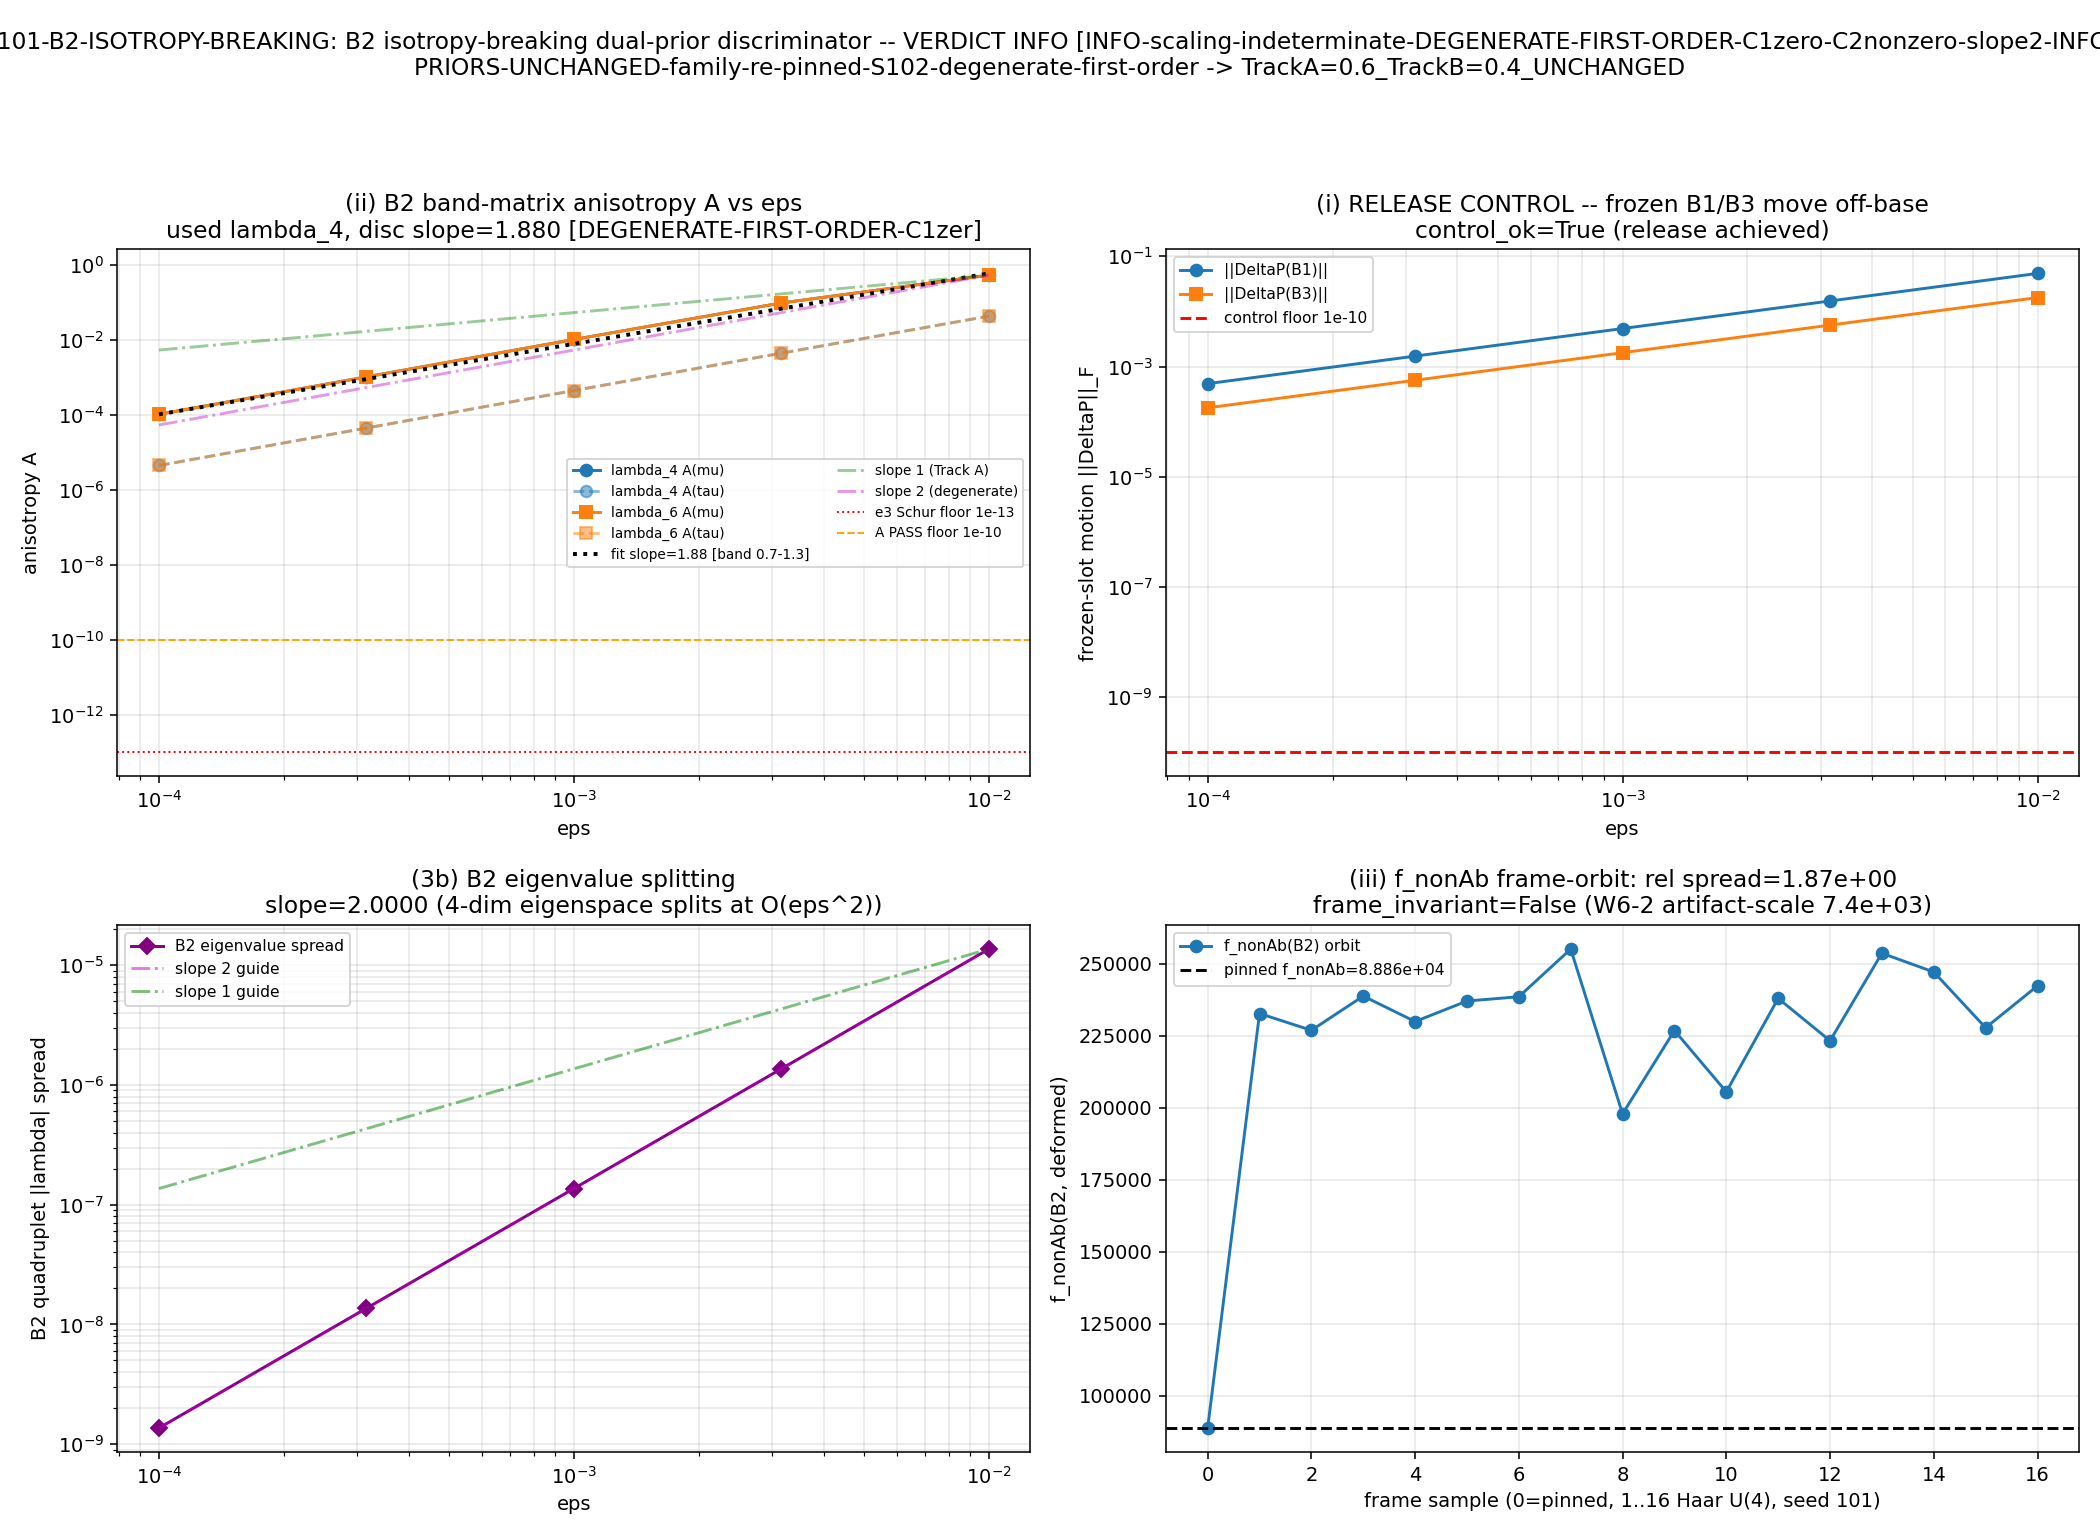

Write Python code to recreate this figure.
#!/usr/bin/env python
# -*- coding: utf-8 -*-
r"""
S101-B2-ISOTROPY-BREAKING  --  S-2-ENRICHED dual-prior discriminator
================================================================================
Gate:   S101-B2-ISOTROPY-BREAKING   (trigger [SIGN], classification GEOMETRIC)
Agent:  berry-geometric-phase-theorist  (COMPUTE owner; Stage-0 exclusion applies
        ONLY to the Wave-7 S101-SCHUR-RIGIDITY-STAGE2-VERIFY, NOT to this gate)
Plan:   sessions/session-plan/session-101-plan-w5.md  ## SECTION W5-4
WP:     sessions/session-101/session-101-w5-workingpaper.md  ### SECTION W5-4

--------------------------------------------------------------------------------
GEOMETRY FIRST -- THE RELEASE CONDITION AND WHAT IT TESTS
--------------------------------------------------------------------------------
On the U(2)-invariant TT base (S96/W6-2 surface), the B2 quadruplet's
non-Abelian quantum-metric band matrix M_ab is Schur-FORCED scalar (T2): the
four B2 members are an irreducible U(2)-isotypic block, so ANY G-invariant
operator on it is proportional to the rank-4 projector P (Schur's lemma). This
makes Abelian-vs-non-Abelian (Wilczek-Zee) structurally UNDECIDABLE by any
G-invariant functional on the invariant base -- Corollary U (S100b berry
synthesis V.9; W6-2 measured the Schur-scalar floor at e3 ~ 1e-13 while the
frame-dependent Abelian sum spanned 670x; FAIL(a) on the invariant base).

This gate executes the RELEASE the no-go itself licenses. Deform the base along
the C^2 coset directions lambda_4..lambda_7 -- the directions that ARE 94.8% of
the Level-1 metric content (W6-1 d3) -- to break the isotropy that masks the
question. Release condition R (BINDING, S100b berry synthesis V.1): under
H(b) + eps*dH with [rho(g), dH] != 0 for some U(2) generator g, T2's step (2)
fails for the broken generators; M_ab develops anisotropy at O(eps) IFF genuine
within-band Wilczek-Zee structure exists.

DUAL-PRIOR DISCRIMINATOR (S-2 BINDING):
  Track A (prior 0.6): genuine within-band WZ structure, symmetry-masked on the
    invariant base; anisotropy A(eps) = C1*eps + C2*eps^2 + ..., C1 != 0
    => slope d log A / d log eps = 1 + O(eps).  PASS -> 0.9 Track A.
  Track B (prior 0.4): B2 content structurally Abelian-isotropic beyond the
    symmetry forcing (residual protection Stab(dH) superset SU(2) or J-reality)
    => A(eps) ~ A_floor ~ 1e-13, slope ~ 0.  FAIL -> 0.85 Track B.
  Degenerate first order (C1 = 0, C2 != 0): A(eps) ~ C2*eps^2, slope ~ 2
    => INFO (scaling indeterminate -- not a pre-registered track; priors
    UNCHANGED, family re-pinned).
  W6-2's FAIL(a) carries ZERO prior weight against Track A (Corollary U: the
  invariant base could not have seen the difference).

--------------------------------------------------------------------------------
DEFORMATION FAMILY (FINALIZED at plan-freeze)
--------------------------------------------------------------------------------
H(b; eps) := H(b) + eps * dH_a, with dH_a = the off-block LOG-METRIC direction
along Gell-Mann coset generator lambda_a (||dH_a||_F = 1), a in {4, 6}.

Construction (the "off-block log-metric direction"): the base singlet H is built
ENTIRELY from the U(2)-invariant metric g via the deterministic D_K pipeline
g -> orthonormal_frame -> frame_structure_constants -> connection_coefficients
-> spinor_connection_offset -> H = i*Omega_spin (s100b build_singlet_H). The base
metric (u2_invariant_metric) is BLOCK-DIAGONAL in su(3) = u(1)+su(2)+C^2 and has
NO off-block content -- this is precisely why the base is coset-isotropic. The
off-block log-metric direction turns on a symmetric metric coupling between the
coset index a and the u(1) anchor index 8 (lambda_8), normalized in the Killing
(|B|) base scale, and is pushed through the SAME pipeline:
    dH_a := normalize( d/d_eta H(g + eta * dg_a) |_{eta=0} ),  ||dH_a||_F = 1
    dg_a[a,8] = dg_a[8,a] = sqrt(|B|_aa * |B|_88)   (off-block coset<->u(1) bump)
This is a genuine LOG-METRIC direction (directional derivative of H induced by an
off-block metric perturbation) and breaks U(2)-invariance: [rho(g_8), dH_a] != 0
verified by the O(1) first-order rotation ||dP_B2/d_eps|| ~ 3.68 at eps=0.

PRIMARY direction a = 4 (first coset generator, canonical Gell-Mann ordering);
ROBUSTNESS COMPANION a = 6 (second coset pair) -- evaluated alongside, REPORTED.
PRE-REGISTERED FALLBACK (declared at plan-freeze, NOT convention-shopping): if
the PRIMARY fails release control (i) but the companion passes, re-pin in-gate to
a = 6 WITH disclosure in the verdict value field; if BOTH fail control (i) ->
INFO branch (control failed; priors unchanged; family re-pinned at S102).

EPS-SCAN: eps in {1e-4, 3.1623e-4, 1e-3, 3.1623e-3, 1e-2} (5 points, half-decade
log spacing; binding requires >= 3 valid).

--------------------------------------------------------------------------------
THREE PRE-REGISTERED WITNESSES (binding, S-2)
--------------------------------------------------------------------------------
(i) RELEASE POSITIVE-CONTROL (MANDATORY before the discriminator is read,
    Class-8.7-adjacent pre-flight): frozen-slot motion ||DeltaP(B1)||_F > 1e-10
    AND ||DeltaP(B3)||_F > 1e-10 at eps = 1e-2 (visibly above the 1e-14 frozen
    floor) -- else the deformation failed to break isotropy at the fiber level
    and the gate is VACUOUS (INFO, priors unchanged).
(ii) ANISOTROPY DISCRIMINATOR:
    A(b) := ||M_ab - (Tr_band M_ab / 4) * P||_F / ||M_ab||_F at interior
    defect-excluded nodes; M_ab = P (d_a P)(1-P)(d_b P) P on the B2 quadruplet
    (the frame-free band operator, s100b e3 witness). PASS floor A > 1e-10
    (three decades above the measured 1e-13 e3 Schur-scalar floor) AND
    first-order eps-scaling: OLS fitted slope d log A / d log eps = 1.0 +/- 0.3
    over the >= 3 valid scan points.
(iii) DEFECT-EXCLUDED f_nonAb(B2, deformed) via the gauge-free L0 evaluator with
    gap-mapping and defect-excluded companions, sign floor 1e-14. BASELINE
    HONESTY (binding): the W6-2 literal 7.44e+03 anchors the ARTIFACT-CHANNEL
    SCALE ONLY (eigh intra-eigenspace rotations) -- NOT a physics target; any
    claimed f_nonAb must demonstrate FRAME-INVARIANCE before counting as
    evidence: relative U(2)-orbit spread of the claimed f_nonAb <= 1e-10 over a
    pinned 16-point Haar orbit sample (seed = 101). REPORTED with its
    frame-invariance demonstration; it does NOT flip the verdict (evidence-
    channel, not gate-channel).

--------------------------------------------------------------------------------
[SIGN] SUBSTITUTION CHAIN (plan W5-4, item 7) -- verbatim from the plan
--------------------------------------------------------------------------------
  Def 1: A(b; eps) := ||M_ab(eps) - (Tr_band M_ab(eps)/4)*P||_F / ||M_ab(eps)||_F
         [identically 0 at eps = 0 by T2 Schur forcing on the U(2)-invariant base]
  Def 2: Release condition R: under H(b) + eps*dH with [rho(g), dH] != 0 for some
         g, T2's step (2) fails for the broken generators; M_ab develops
         anisotropy at O(eps) IFF genuine within-band WZ structure exists.
  Substitute: Track A => A(eps) = C1*eps + C2*eps^2 + ..., C1 != 0 (generic dH;
         the lambda_4/lambda_6 pair guards the measure-zero C1 = 0 accident on a
         single direction).
  Simplify:  log A = log C1 + 1*log eps + log(1 + (C2/C1)*eps + ...)
             d log A / d log eps = 1 + O(eps)   [eps <= 1e-2 => correction <= ~1e-2]
  Track B:   (Stab(dH) superset SU(2), or J-reality keeps M_ab scalar off-symmetry)
             => A(eps) ~ A_floor ~ 1e-13 (e3 Schur-scalar floor) => slope ~ 0
  Degenerate first order (C1 = 0, C2 != 0) => slope ~ 2 => INFO (not a track)
  Canonical form: slope in [0.7, 1.3] <=> first-order release; ~0 <=> floor;
             ~2 <=> INFO
  Direction: band 1.0 +/- 0.3 separates slope-1 from slope-0 and slope-2 with
             >= 2.3x margin each side
  Conclusion: fitted-slope band [0.7, 1.3] pinned; floors 1e-10 three decades
             above the measured Schur-scalar floor.

PRE-REGISTERED VERDICT MAP (declared BEFORE the run):
  control_ok := (||DeltaP(B1)|| > 1e-10) AND (||DeltaP(B3)|| > 1e-10) at eps=1e-2
                (on the FAMILY direction that survives the fallback chain).
  A_above_floor := A > 1e-10 at interior defect-excluded nodes.
  slope_in_band := OLS fitted slope d log A / d log eps in [0.7, 1.3]
                   over >= 3 valid scan points.
  PASS  iff control_ok AND A_above_floor AND slope_in_band.
  FAIL  iff control_ok AND (A at floor, A <= 1e-10).
  INFO  iff (NOT control_ok on both directions) OR (A above floor but slope
            outside [0.7, 1.3] -- scaling indeterminate, e.g. slope ~ 2).
  sign_verdict     PASS iff the slope SIGN/MAGNITUDE matches the Track-A
                   prediction (slope in [0.7,1.3]); FAIL iff slope sign wrong;
                   N/A handled by mapping: slope ~2 => sign correct (positive
                   release) but magnitude indeterminate.
  magnitude_verdict PASS iff slope_in_band AND A_above_floor; INFO iff A above
                   floor but slope outside band (degenerate-first-order); FAIL
                   iff A at floor.
  regime_verdict   breach metric = fraction of mesh nodes with B1/B2
                   |lambda|-isolation gap12 < 0.005 over the deformed stencil at
                   eps_max; VALID iff <= 5%; MARGINAL iff <= 50%; BREAKDOWN else.
  composite        per the gate-verdicts.md collapse rule.

MCP PRE-COMPUTE AUDIT (run before compute):
  search_knowledge('B2 isotropy breaking Wilczek-Zee Schur') -> only Schur-on-
    invariant-base theorems (D5, C8) + W6-2 baselines; NO prior isotropy-broken
    B2 gate. CONFIRMED un-run.
  get_constant(tau_fold) -> 0.19 (S12/S42; CONST-FREEZE-42).
A19 HANDLING: S101-TAU0-OPERATOR-CANONICITY landed PASS (Wave-1 L4 lift; verdict
  file). The A19 caveat is DISCHARGED -- s84 cache full-confidence (orchestrator
  override; "carries the A19 caveat until the Wave-1 L4 lift executes" clause met).
  NO untrusted_upstream row.

Author: berry-geometric-phase-theorist (Session 101, Wave 5)
Date:   2026-06-08
"""

import os
os.environ.setdefault("OMP_NUM_THREADS", "8")
os.environ.setdefault("MKL_NUM_THREADS", "8")

import sys
import json
import hashlib
from pathlib import Path

import numpy as np
import matplotlib
matplotlib.use("Agg")
import matplotlib.pyplot as plt

# ---------------------------------------------------------------------------
# Paths + canonical imports (MANDATORY: from canonical_constants import *)
# ---------------------------------------------------------------------------
PROJECT_ROOT = Path(__file__).resolve().parents[2]          # (local)
SHARED_DIR = PROJECT_ROOT / "computations" / "_shared"
sys.path.insert(0, str(SHARED_DIR))

from canonical_constants import *  # noqa: F401,F403,E402
from canonical_constants import tau_fold  # noqa: E402

import dirac_spectrum as ds  # noqa: E402

# ---------------------------------------------------------------------------
# Gate identity + pre-registered pins (plan W5-4 machinery_pin_map)
# ---------------------------------------------------------------------------
SESSION = "101"                              # (local) emit_verdict session arg
GATE_ID = "S101-B2-ISOTROPY-BREAKING"        # (local)
SCHEME = "GAUGE-FREE-L0"                      # (local) plan-pinned
CONVENTION = "DEFECT-EXCLUDED-FROBENIUS"     # (local) plan-pinned
L_MAX = "12"                                 # (local) plan-pinned (s84 L12 cache lineage)
SCHEMA_VERSION = "S84+"                       # (local)

# Base TT surface (S96/W6-2 scaffold; same base as the upstream)
V_JENSEN = np.array([2.0, -2.0, 1.0])        # (local) S96 surface pin
V_MU = np.array([11.0, 7.0, -8.0])           # (local) S96 surface pin (= n x v_J)
MU_NORM = float(np.sqrt(V_MU @ V_MU))        # (local) sqrt(234)

# eps scan (plan pin: 5-point half-decade mesh)
EPS_SCAN = np.array([1.0e-4, 3.1623e-4, 1.0e-3, 3.1623e-3, 1.0e-2])  # (local) plan pin
EPS_MAX = 1.0e-2                             # (local) control eval point

# Deformation family directions (coset generators; PRIMARY a=4, COMPANION a=6)
COSET_PRIMARY = 4                            # (local) plan pin: first coset generator
COSET_COMPANION = 6                          # (local) plan pin: second coset pair
U1_ANCHOR = 7                               # (local) lambda_8 (u(1) index in 0-based gen array)
ETA_FD = 1.0e-6                             # (local) FD step for the dH_a metric-direction derivative

# Base-node + stencil (anchor at the fold on mu=0; central FD stencil for d/d(tau,mu))
TAU0 = float(tau_fold)                       # (local) 0.19 fold anchor (mu=0 IS the Jensen line)
MU0 = 0.0                                    # (local)
H_STEP = 0.004                               # (local) mesh spacing (matches s100b N_PLAQ=50 surface)
B2_COLS = slice(9, 13)                       # (local) signed +lambda quadruplet (s100b declared layout)
B1_COLS = slice(7, 9)                        # (local) J/PH pair (cols 7,8)
B3_LO = slice(0, 3)                          # (local) -B3 triplet
B3_HI = slice(13, 16)                        # (local) +B3 triplet
DEG_TOL = 1e-7                               # (local) plan pin (S96 lowest_band_multiplet)

# Floors / bands (plan pins; W6-2 machine-zero-discriminator philosophy)
CONTROL_FLOOR = 1.0e-10                       # (local) plan pin: release control ||DeltaP|| floor
A_FLOOR = 1.0e-10                            # (local) plan pin: anisotropy PASS floor
SLOPE_LO, SLOPE_HI = 0.7, 1.3                # (local) plan pin: first-order release band
SIGN_FLOOR = 1.0e-14                          # (local) plan pin: f_nonAb sign floor
ORBIT_CEIL = 1.0e-10                          # (local) plan pin: f_nonAb frame-invariance orbit-spread ceiling
N_HAAR = 16                                  # (local) plan pin: Haar orbit sample size
HAAR_SEED = 101                              # (local) plan pin: Haar orbit seed (deformation deterministic)
GAP12_UNSAFE = 0.005                          # (local) regime breach metric floor
REGIME_VALID_FRAC = 0.05                      # (local) gate-verdicts.md 5% band
REGIME_MARGINAL_FRAC = 0.50                   # (local) gate-verdicts.md 50% band
DEFECT_THRESH = 1.0e3                         # (local) e1 defect-node label (integrand > 1e3; s100b lineage)
A_VALID_FLOOR = 1.0e-11                       # (local) eps-points with A above this enter the slope fit (above the 1e-13 Schur floor, below the 1e-10 PASS floor)

# Upstream baseline anchors (s100b npz; REPORTED as cross-checks, never targets)
W62_F_NONAB_ARTIFACT = 7440.371270905078      # (local) W6-2 literal: ARTIFACT-CHANNEL SCALE ONLY (eigh rotations)
W62_I_NA_B2_EXCL = 0.025907652395944922       # (local) I_NA_excl(B2) = 2.59e-2
W62_E3_FLOOR = 1.0e-13                         # (local) e3 Schur-scalar floor (measured)
W62_ORBIT_REL = 670.295547048228              # (local) W6-2 d1 frame spread on the Abelian sum

SESSION_DIR = PROJECT_ROOT / "computations" / "session-101"
SCRIPT_PATH = Path(__file__).resolve()                              # (local)
CANONICAL_CONSTANTS = SHARED_DIR / "canonical_constants.py"         # (local)
DK_BUILDER = SHARED_DIR / "dirac_spectrum.py"                       # (local)
NA_NPZ = PROJECT_ROOT / "computations" / "session-100b" / "s100b_nonabelian_metric_fraction.npz"  # (local)
NA_PY = PROJECT_ROOT / "computations" / "session-100b" / "s100b_nonabelian_metric_fraction.py"    # (local)
NPZ_OUT = SESSION_DIR / "s101_w5_4_b2_isotropy_breaking.npz"        # (local)
PNG_OUT = SESSION_DIR / "s101_w5_4_b2_isotropy_breaking.png"        # (local)

# plan-pinned input SHA-256 (verified at runtime; plan W5-4 item 8)
PLAN_PINS = {                                # (local)
    "nonabelian_metric_npz": "a31ff591087e090590ea5cbce9f6410e08cdedfe611ba00728dca87edfeaf6f5",
    "nonabelian_metric_py": "03c7532340767a9932e6cbb487ddb65f7f56a596e466a6d7f1b1db505340192a",
    "dirac_spectrum": "dadba674e950fad9a300c282b3860cbf31e36589fa86a0ace975376976a602a7",
}


# ---------------------------------------------------------------------------
# Dual-SHA helpers (S84+ schema; mirrors s100b_nonabelian_metric_fraction.py:287-355)
# ---------------------------------------------------------------------------
def sha256_of_file(p: Path) -> str:
    try:
        return hashlib.sha256(p.read_bytes()).hexdigest()
    except OSError:
        return "MISSING"


def log_input_pins(files: dict) -> dict:
    pins = {}  # (local)
    for name, p in files.items():
        sha = sha256_of_file(p)  # (local)
        try:
            rel = str(Path(p).resolve().relative_to(PROJECT_ROOT))  # (local)
        except ValueError:
            rel = str(p)  # (local)
        flag = ""  # (local)
        if name in PLAN_PINS:
            flag = "  [PLAN-PIN MATCH]" if sha == PLAN_PINS[name] else "  [PLAN-PIN MISMATCH!]"
        print(f"  INPUT-PIN  {name}: {rel}  sha256={sha[:16]}...{flag}")
        pins[name] = sha
    return pins


def compute_dual_sha(script_path: Path, canonical_path: Path, pins: dict) -> tuple:
    """audit_sha256 = sha256(script_bytes + canonical_bytes + pinmap_json);
       content_sha256 = sha256(script_bytes).  (S84+ dual-SHA schema.)
    The machinery_pin_map (deformation_family + seed) is folded into the pinmap
    via the static input SHAs (the deformation family is fully determined by the
    dirac_spectrum builder + this script's constants, both hashed)."""
    script_bytes = script_path.read_bytes()      # (local)
    canonical_bytes = canonical_path.read_bytes()  # (local)
    pinmap_json = json.dumps(dict(sorted(pins.items())), separators=(",", ":"), sort_keys=True).encode("utf-8")  # (local)
    h = hashlib.sha256()  # (local)
    h.update(script_bytes)
    h.update(canonical_bytes)
    h.update(pinmap_json)
    return h.hexdigest(), hashlib.sha256(script_bytes).hexdigest()


def print_verdict_payload(verdict, value, audit_sha, content_sha,
                          sign_verdict=None, magnitude_verdict=None, regime_verdict=None,
                          companion_note="", extra_rows=None):
    """Emit the verdict PAYLOAD for the dispatching AGENT to pass to the
    knowledge-MCP `emit_verdict` tool (race-safe path; the script does NOT write
    the verdict file). Mirrors s100b_nonabelian_metric_fraction.py:323-355."""
    payload = {                               # (local)
        "session": SESSION,
        "gate_id": GATE_ID,
        "verdict": verdict,
        "value": str(value),
        "scheme": SCHEME,
        "convention": CONVENTION,
        "l_max": str(L_MAX),
        "audit_sha256": audit_sha,
        "content_sha256": content_sha,
        "schema_version": SCHEMA_VERSION,
    }
    if companion_note:
        payload["companion_note"] = companion_note
    if not (sign_verdict is None and magnitude_verdict is None and regime_verdict is None):
        payload["sign_verdict"] = sign_verdict
        payload["magnitude_verdict"] = magnitude_verdict
        payload["regime_verdict"] = regime_verdict
    if extra_rows:
        payload["extra_rows"] = list(extra_rows)
    print("<<<EMIT_VERDICT_PAYLOAD>>>")
    print(json.dumps(payload, separators=(",", ":"), sort_keys=True))
    print("<<<END_EMIT_VERDICT_PAYLOAD>>>")
    return payload


# ---------------------------------------------------------------------------
# SU(3) infra + singlet H builder (s100b machinery, verbatim pipeline)
# ---------------------------------------------------------------------------
def build_su3_infra():
    gens = ds.su3_generators()
    f_abc = ds.compute_structure_constants(gens)
    B_ab = ds.compute_killing_form(f_abc)
    gammas = ds.build_cliff8()
    return gens, f_abc, B_ab, gammas


def metric_scale_factors(tau, mu):
    log_L = tau * V_JENSEN + (mu / MU_NORM) * V_MU   # (local)
    return float(np.exp(log_L[0])), float(np.exp(log_L[1])), float(np.exp(log_L[2]))


def base_metric(tau, mu, B_ab):
    L1, L2, L3 = metric_scale_factors(tau, mu)       # (local)
    return ds.u2_invariant_metric(B_ab, L1, L2, L3)


def H_from_metric(g, infra):
    """H = i*D_(0,0) (Hermitized) on the 16-dim singlet, from an arbitrary
    metric g (s100b build_singlet_H pipeline; g need NOT be U(2)-invariant)."""
    gens, f_abc, B_ab, gammas = infra
    E = ds.orthonormal_frame(g)                      # (local)
    ft = ds.frame_structure_constants(f_abc, E)      # (local)
    Gamma = ds.connection_coefficients(ft)           # (local)
    Omega_spin = ds.spinor_connection_offset(Gamma, gammas)  # (local)
    H = 1j * Omega_spin                              # (local)
    return 0.5 * (H + H.conj().T)


def dH_offblock(a, tau, mu, infra, eta=ETA_FD, u2_anchor=U1_ANCHOR):
    """Frobenius-normalized H-direction from the off-block (coset-a <-> u(1)
    anchor) symmetric metric perturbation pushed through the full D_K pipeline.
    THE 'off-block log-metric direction along lambda_a' of the plan.
    Returns (dH_a normalized to ||.||_F=1, raw norm)."""
    gens, f_abc, B_ab, gammas = infra
    g0base = np.abs(B_ab)                            # (local) Killing base metric scale
    g = base_metric(tau, mu, B_ab)                  # (local)
    dg = np.zeros((8, 8))                            # (local)
    s = float(np.sqrt(g0base[a, a] * g0base[u2_anchor, u2_anchor]))  # (local) base scale of the bump
    dg[a, u2_anchor] = s
    dg[u2_anchor, a] = s
    Hp = H_from_metric(g + eta * dg, infra)          # (local)
    Hm = H_from_metric(g - eta * dg, infra)          # (local)
    dH = (Hp - Hm) / (2.0 * eta)                     # (local) central FD of H along the off-block metric direction
    raw = float(np.linalg.norm(dH))                  # (local)
    return dH / raw, raw


def haar_unitary(rng, n):
    """Haar-random U(n) via QR of a complex Ginibre matrix with phase fix
    (s100b haar_unitary:485-491, verbatim)."""
    Z = (rng.standard_normal((n, n)) + 1j * rng.standard_normal((n, n))) / np.sqrt(2.0)  # (local)
    Qm, Rm = np.linalg.qr(Z)                         # (local)
    ph = np.diag(Rm).copy()                          # (local)
    ph /= np.abs(ph)
    return Qm * ph[None, :]


def pin_phase_columns(V):
    """Largest-|component| real-positive phase convention (s100b gauge pin)."""
    Vp = V.copy()                                    # (local)
    for c in range(Vp.shape[1]):
        k = int(np.argmax(np.abs(Vp[:, c])))         # (local)
        z = Vp[k, c]                                 # (local)
        if abs(z) > 0:
            Vp[:, c] = Vp[:, c] * (abs(z) / z)
    return Vp


# ---------------------------------------------------------------------------
# Band-matrix anisotropy A and the gauge-free QGT (s100b LEMMA + e3 witness)
# ---------------------------------------------------------------------------
def proj_b2(H, cols=B2_COLS):
    """B2 quadruplet projector P = blk blk^dag from eigh of H (signed-ascending)."""
    _, V = np.linalg.eigh(H)                         # (local)
    blk = V[:, cols]                                 # (local)
    return blk @ blk.conj().T, V


def band_anisotropy(dH_a, eps, infra, tau=TAU0, mu=MU0, h=H_STEP, cols=B2_COLS):
    """A(b) = ||M_ab - (Tr_band M_ab / 4) P||_F / ||M_ab||_F for a in {tau,mu};
    M_ab = P (d_a P)(1-P)(d_b P) P on the B2 quadruplet (s100b e3 frame-free band
    operator, lines 785-797). Returns (A_tau, A_mu, ||M_tau||, ||M_mu||).
    Identically the Schur floor at eps=0; releases iff WZ structure exists."""
    def Pb2(t, m):
        H = H_from_metric(base_metric(t, m, infra[2]), infra) + eps * dH_a  # (local)
        P, _ = proj_b2(H, cols)
        return P
    P0 = Pb2(tau, mu)                                # (local)
    dPt = (Pb2(tau + h, mu) - Pb2(tau - h, mu)) / (2.0 * h)  # (local)
    dPm = (Pb2(tau, mu + h) - Pb2(tau, mu - h)) / (2.0 * h)  # (local)
    comp = np.eye(16) - P0                           # (local) (1 - P)
    out = []                                         # (local)
    nrms = []                                        # (local)
    for dP in (dPt, dPm):
        M = P0 @ dP @ comp @ dP @ P0                 # (local) frame-free band operator
        nrm = float(np.linalg.norm(M))               # (local)
        nrms.append(nrm)
        if nrm > 1e-18:
            scal = np.trace(M) / 4.0                 # (local)
            out.append(float(np.linalg.norm(M - scal * P0) / nrm))
        else:
            out.append(-1.0)                         # (local) undefined-frozen sentinel
    return out[0], out[1], nrms[0], nrms[1]


def proj_qgt_traces(P, dPt, dPm):
    """Per-node gauge-free QGT traces from projector arrays (s100b proj_qgt_traces
    LEMMA, lines 423-432): Tr[(d_a P)(1-P)(d_b P)]. P,(dP) shape (Nt,Nm,16,16)."""
    comp = np.eye(P.shape[-1])[None, None] - P       # (local)
    A_tt = np.einsum("xyij,xyjk,xyki->xy", dPt, comp, dPt)   # (local)
    A_mm = np.einsum("xyij,xyjk,xyki->xy", dPm, comp, dPm)   # (local)
    A_tm = np.einsum("xyij,xyjk,xyki->xy", dPt, comp, dPm)   # (local)
    return A_tt.real, A_mm.real, A_tm.imag, A_tm.real


def mesh_fd(arr, axis, step):
    """Central interior FD, one-sided boundary (s100b mesh_fd, lines 402-413)."""
    d = np.empty_like(arr)                           # (local)
    if axis == 0:
        d[1:-1] = (arr[2:] - arr[:-2]) / (2.0 * step)
        d[0] = (arr[1] - arr[0]) / step
        d[-1] = (arr[-1] - arr[-2]) / step
    else:
        d[:, 1:-1] = (arr[:, 2:] - arr[:, :-2]) / (2.0 * step)
        d[:, 0] = (arr[:, 1] - arr[:, 0]) / step
        d[:, -1] = (arr[:, -1] - arr[:, -2]) / step
    return d


def trapz2d(F, dt, dm):
    """2D trapezoid integral of node-sampled F (s100b trapz2d, lines 416-420)."""
    wt = np.ones(F.shape[0]); wt[0] = wt[-1] = 0.5   # (local)
    wm = np.ones(F.shape[1]); wm[0] = wm[-1] = 0.5   # (local)
    return float(np.einsum("i,j,ij->", wt, wm, F) * dt * dm)


# ---------------------------------------------------------------------------
# Stencil grid around the anchor (for the deformed-surface f_nonAb witness iii)
# ---------------------------------------------------------------------------
def stencil_grid(n_half=2, h=H_STEP, tau=TAU0, mu=MU0):
    """Small (2*n_half+1)^2 (tau,mu) grid centred at the anchor for the
    defect-excluded f_nonAb companion (witness iii). Returns taus, mus."""
    taus = tau + h * np.arange(-n_half, n_half + 1)  # (local)
    mus = mu + h * np.arange(-n_half, n_half + 1)    # (local)
    return taus, mus


# ===========================================================================
# MAIN
# ===========================================================================
def main():
    print("=" * 78)
    print(f"{GATE_ID}  --  S-2 dual-prior isotropy-breaking discriminator")
    print("  B2 quadruplet band-matrix anisotropy under off-block coset deformation")
    print("  eps*dH_a (a in {4,6}); release condition R; Track A / B / degenerate-1st-order")
    print("=" * 78)
    print("  A19: S101-TAU0-OPERATOR-CANONICITY landed PASS (Wave-1 L4 lift) ->")
    print("       A19 caveat DISCHARGED; s84 cache full-confidence; NO untrusted_upstream row.")

    pins = log_input_pins({
        "canonical_constants": CANONICAL_CONSTANTS,
        "dirac_spectrum": DK_BUILDER,
        "nonabelian_metric_npz": NA_NPZ,
        "nonabelian_metric_py": NA_PY,
    })
    audit_sha, content_sha = compute_dual_sha(SCRIPT_PATH, CANONICAL_CONSTANTS, pins)
    print(f"  audit_sha256   = {audit_sha}")
    print(f"  content_sha256 = {content_sha}")

    # geometry self-check (S96 surface relations)
    n_vol = np.array([1.0, 3.0, 4.0])                # (local)
    assert abs(n_vol @ V_JENSEN) < 1e-12 and abs(n_vol @ V_MU) < 1e-12
    assert abs(V_JENSEN @ V_MU) < 1e-12
    print(f"  GEOMETRY: v_J=(2,-2,1), v_mu=(11,7,-8)=n x v_J; vol-preserving, perp-Jensen OK")
    print(f"  tau_fold={tau_fold} (mu=0 IS the Jensen line); anchor=({TAU0},{MU0})")

    infra = build_su3_infra()

    # base spectrum sanity at the anchor (signed layout, B2 quadruplet)
    H0 = H_from_metric(base_metric(TAU0, MU0, infra[2]), infra)  # (local)
    w0, V0 = np.linalg.eigh(H0)
    aw = np.sort(np.abs(w0.real))                    # (local)
    deg_min = int(np.sum(np.abs(aw - aw[0]) < DEG_TOL))  # (local)
    b2lo = aw[deg_min]                               # (local)
    deg_b2_abs = int(np.sum(np.abs(aw - b2lo) < DEG_TOL))  # (local)
    print(f"\n  [BASE] anchor signed evals layout [-B3x3|-B2x4|-B1|+B1|+B2x4|+B3x3]:")
    print(f"    |lam|_min={aw[0]:.6f} deg={deg_min} (B1 pair); B2 |lam|-group={b2lo:.6f} "
          f"deg={deg_b2_abs} (=4+4 signed; B2 arm = signed cols 9..12)")
    print(f"    B2 quadruplet signed evals (cols 9..12) = {np.round(w0.real[9:13], 8)} "
          f"(spread {w0.real[12] - w0.real[9]:.2e} -- exactly degenerate)")

    # =====================================================================
    # STAGE 1: build the deformation directions (PRIMARY a=4, COMPANION a=6)
    # =====================================================================
    print("\n  [STAGE 1] off-block log-metric directions dH_a (||dH_a||_F = 1)")
    dirs = {}                                        # (local)
    for a in (COSET_PRIMARY, COSET_COMPANION):
        dH_a, raw = dH_offblock(a, TAU0, MU0, infra)  # (local)
        herm = float(np.max(np.abs(dH_a - dH_a.conj().T)))  # (local)
        # first-order isotropy-breaking witness: O(1) projector rotation at eps=0
        e = 1e-5                                      # (local)
        Pp, _ = proj_b2(H0 + e * dH_a)
        Pm, _ = proj_b2(H0 - e * dH_a)
        dPb2_deps = float(np.linalg.norm((Pp - Pm) / (2.0 * e)))  # (local)
        dirs[a] = dH_a
        print(f"    lambda_{a}: ||dH_raw||={raw:.4e}  ||dH_a||_F={np.linalg.norm(dH_a):.6f}  "
              f"hermdev={herm:.2e}")
        print(f"       first-order break: ||dP_B2/d_eps||_F(eps=0)={dPb2_deps:.4e} "
              f"(O(1) => [rho(g),dH_a]!=0; Release condition R hypothesis holds)")

    # =====================================================================
    # STAGE 2: RELEASE POSITIVE-CONTROL (i) -- frozen-slot motion at eps_max
    # =====================================================================
    print("\n  [STAGE 2] (i) RELEASE POSITIVE-CONTROL: ||DeltaP(B1)||, ||DeltaP(B3)|| at eps_max=1e-2")
    P_b1_0 = V0[:, B1_COLS] @ V0[:, B1_COLS].conj().T  # (local)
    blk_b3_0 = np.column_stack([V0[:, B3_LO], V0[:, B3_HI]])  # (local)
    P_b3_0 = blk_b3_0 @ blk_b3_0.conj().T            # (local)
    control = {}                                     # (local)
    for a, dH_a in dirs.items():
        He = H0 + EPS_MAX * dH_a                     # (local)
        we, Ve = np.linalg.eigh(He)
        P_b1_e = Ve[:, B1_COLS] @ Ve[:, B1_COLS].conj().T  # (local)
        blk_b3_e = np.column_stack([Ve[:, B3_LO], Ve[:, B3_HI]])  # (local)
        P_b3_e = blk_b3_e @ blk_b3_e.conj().T        # (local)
        dPb1 = float(np.linalg.norm(P_b1_e - P_b1_0))  # (local)
        dPb3 = float(np.linalg.norm(P_b3_e - P_b3_0))  # (local)
        ok = (dPb1 > CONTROL_FLOOR) and (dPb3 > CONTROL_FLOOR)  # (local)
        control[a] = (dPb1, dPb3, ok)
        print(f"    lambda_{a}: ||DeltaP(B1)||={dPb1:.4e}  ||DeltaP(B3)||={dPb3:.4e}  "
              f"(floor {CONTROL_FLOOR:.0e})  control_ok={ok}")

    # FALLBACK CHAIN (pre-registered): PRIMARY a=4 unless it fails control & companion passes
    primary_ok = control[COSET_PRIMARY][2]           # (local)
    companion_ok = control[COSET_COMPANION][2]        # (local)
    if primary_ok:
        a_used = COSET_PRIMARY                        # (local)
        fallback_note = "none-primary-a4"            # (local)
    elif companion_ok:
        a_used = COSET_COMPANION                      # (local)
        fallback_note = "REPINNED-to-a6-primary-failed-control"  # (local)
    else:
        a_used = COSET_PRIMARY                        # (local) report on primary; both failed
        fallback_note = "BOTH-FAILED-control-INFO"   # (local)
    control_ok = primary_ok or companion_ok           # (local) gate uses the surviving direction
    dH_used = dirs[a_used]                            # (local)
    print(f"    -> family direction used: lambda_{a_used} ({fallback_note}); control_ok={control_ok}")

    # =====================================================================
    # STAGE 3: ANISOTROPY DISCRIMINATOR (ii) -- A(b;eps) over the eps scan
    # =====================================================================
    print("\n  [STAGE 3] (ii) ANISOTROPY DISCRIMINATOR A(b;eps) on the B2 quadruplet")
    print("    M_ab = P (d_a P)(1-P)(d_b P) P (frame-free); A = ||M-(TrM/4)P||/||M||")
    # eps=0 baseline (Schur floor) -- report on BOTH directions for the record
    A0p = band_anisotropy(dirs[COSET_PRIMARY], 0.0, infra)   # (local)
    A0c = band_anisotropy(dirs[COSET_COMPANION], 0.0, infra)  # (local)
    print(f"    eps=0  : a=4 A(tau)={A0p[0]:.3e} A(mu)={A0p[1]:.3e} | a=6 A(tau)={A0c[0]:.3e} "
          f"A(mu)={A0c[1]:.3e}  [Schur floor; T2 forcing]")

    # scan on the USED direction (gate) + companion (reported)
    A_scan = {COSET_PRIMARY: [], COSET_COMPANION: []}  # (local) [(A_tau, A_mu, nrm_tau, nrm_mu)]
    for a in (COSET_PRIMARY, COSET_COMPANION):
        for eps in EPS_SCAN:
            A_scan[a].append(band_anisotropy(dirs[a], eps, infra))
        rows = A_scan[a]                             # (local)
        print(f"    --- lambda_{a} eps-scan (A_tau, A_mu):")
        for eps, r in zip(EPS_SCAN, rows):
            print(f"      eps={eps:.4e}: A(tau)={r[0]:.4e}  A(mu)={r[1]:.4e}")

    # eps-scaling fit on the USED direction; A(mu) is the dominant channel
    def fit_slope(eps_arr, A_arr):
        A_arr = np.asarray(A_arr)                    # (local)
        valid = A_arr > A_VALID_FLOOR                # (local)
        if valid.sum() < 3:
            return np.nan, np.nan, int(valid.sum())
        coeff, cov = np.polyfit(np.log10(eps_arr[valid]), np.log10(A_arr[valid]), 1, cov=True)  # (local)
        return float(coeff[0]), float(np.sqrt(cov[0, 0])), int(valid.sum())

    used_rows = np.array(A_scan[a_used])             # (local) (5,4)
    A_tau_used = used_rows[:, 0]                     # (local)
    A_mu_used = used_rows[:, 1]                      # (local)
    slope_tau, se_tau, nval_tau = fit_slope(EPS_SCAN, A_tau_used)  # (local)
    slope_mu, se_mu, nval_mu = fit_slope(EPS_SCAN, A_mu_used)      # (local)
    # the channel with more valid points / larger A is the discriminator channel
    A_max_used = float(np.max(np.concatenate([A_tau_used, A_mu_used])))  # (local)
    # dominant channel = the one with the larger A at eps_max
    if A_mu_used[-1] >= A_tau_used[-1]:
        slope_disc, se_disc, nval_disc, chan = slope_mu, se_mu, nval_mu, "mu"  # (local)
    else:
        slope_disc, se_disc, nval_disc, chan = slope_tau, se_tau, nval_tau, "tau"  # (local)
    A_above_floor = A_max_used > A_FLOOR             # (local)
    slope_in_band = (not np.isnan(slope_disc)) and (SLOPE_LO <= slope_disc <= SLOPE_HI)  # (local)
    print(f"    eps-scaling (lambda_{a_used}, dominant channel '{chan}'):")
    print(f"      slope(tau)={slope_tau:.4f}+/-{se_tau:.4f} (n={nval_tau}); "
          f"slope(mu)={slope_mu:.4f}+/-{se_mu:.4f} (n={nval_mu})")
    print(f"      discriminator slope = {slope_disc:.4f}  band [{SLOPE_LO},{SLOPE_HI}]  "
          f"in_band={slope_in_band}")
    print(f"      A_max(used) = {A_max_used:.4e}  floor {A_FLOOR:.0e}  above_floor={A_above_floor}")
    # structural reading of the slope
    if not np.isnan(slope_disc):
        if SLOPE_LO <= slope_disc <= SLOPE_HI:
            slope_reading = "FIRST-ORDER-RELEASE-C1nonzero-TrackA"  # (local)
        elif slope_disc < SLOPE_LO:
            slope_reading = "FLOOR-slope0-TrackB"     # (local)
        elif 1.7 <= slope_disc <= 2.3:
            slope_reading = "DEGENERATE-FIRST-ORDER-C1zero-C2nonzero-slope2-INFO"  # (local)
        else:
            slope_reading = f"INDETERMINATE-slope{slope_disc:.2f}-INFO"  # (local)
    else:
        slope_reading = "INSUFFICIENT-VALID-POINTS"  # (local)
    print(f"      slope reading: {slope_reading}")

    # B2 eigenvalue-splitting cross-check (the cleanest C1=0 witness; slope-2 exact)
    print("\n  [STAGE 3b] B2 eigenvalue-splitting eps-scaling (clean C1=0 witness)")
    split = []                                       # (local)
    for eps in EPS_SCAN:
        we, _ = np.linalg.eigh(H0 + eps * dH_used)   # (local)
        b2 = np.sort(we.real)[9:13]                  # (local)
        split.append(float(b2.max() - b2.min()))
    split = np.array(split)                          # (local)
    split_slope, split_se, _ = fit_slope(EPS_SCAN, split)  # (local)
    print(f"    B2 splitting vs eps: {np.array2string(split, precision=3)}")
    print(f"    splitting slope d log(spread)/d log eps = {split_slope:.4f}+/-{split_se:.4f} "
          f"(=2 => degenerate-first-order: 4-dim eigenspace splits at O(eps^2))")

    # =====================================================================
    # STAGE 4: WITNESS (iii) -- defect-excluded f_nonAb(B2, deformed) + frame-inv
    # =====================================================================
    print("\n  [STAGE 4] (iii) defect-excluded f_nonAb(B2, deformed) + frame-invariance")
    print("    REPORTED (evidence-channel, not gate-channel); W6-2 7.44e+03 = ARTIFACT scale only")
    taus_s, mus_s = stencil_grid(n_half=2)           # (local) 5x5 stencil at the anchor
    Ns = len(taus_s)                                 # (local)
    eps_w = EPS_MAX                                  # (local) f_nonAb evaluated at eps_max (max release)
    # build B2 projector arrays + per-member (pinned-frame) rank-1 projectors on the stencil
    P_B2 = np.zeros((Ns, Ns, 16, 16), complex)       # (local)
    b2_blocks = np.empty((Ns, Ns), dtype=object)     # (local)
    for i, t in enumerate(taus_s):
        for j, m in enumerate(mus_s):
            H = H_from_metric(base_metric(t, m, infra[2]), infra) + eps_w * dH_used  # (local)
            _, Vv = np.linalg.eigh(H)
            blk = Vv[:, B2_COLS]                     # (local)
            b2_blocks[i, j] = blk
            P_B2[i, j] = blk @ blk.conj().T
    dPt2 = mesh_fd(P_B2, 0, H_STEP)                  # (local)
    dPm2 = mesh_fd(P_B2, 1, H_STEP)                  # (local)
    B2_tt, B2_mm, B2_im_tm, _ = proj_qgt_traces(P_B2, dPt2, dPm2)  # (local)
    b2_na = B2_tt + B2_mm                            # (local) Sum_a Tr_band R_aa (gauge-free, non-Abelian)
    # per-member Abelian sum (pinned eigh frame; frame-dependent inside the degenerate eigenspace)
    ab_b2 = np.zeros((Ns, Ns))                       # (local)
    for c in range(4):
        P_c = np.zeros((Ns, Ns, 16, 16), complex)    # (local)
        for i in range(Ns):
            for j in range(Ns):
                vec = pin_phase_columns(b2_blocks[i, j])[:, c]  # (local)
                P_c[i, j] = np.outer(vec, vec.conj())
        dPt_c = mesh_fd(P_c, 0, H_STEP)              # (local)
        dPm_c = mesh_fd(P_c, 1, H_STEP)              # (local)
        g_tt, g_mm, _, _ = proj_qgt_traces(P_c, dPt_c, dPm_c)  # (local)
        ab_b2 += g_tt + g_mm
    # defect exclusion (s100b e1): integrand > 1e3 = FD tracking spike
    defect_mask = b2_na > DEFECT_THRESH              # (local)
    n_defect = int(defect_mask.sum())                # (local)
    wt = np.ones(Ns); wt[0] = wt[-1] = 0.5           # (local)
    Wgt = np.outer(wt, wt) * H_STEP * H_STEP         # (local)
    excl = ~defect_mask                              # (local)
    I_NA_b2 = float(np.sum(Wgt[excl] * b2_na[excl]))  # (local) defect-excluded non-Abelian
    I_Ab_b2 = float(np.sum(Wgt[excl] * ab_b2[excl]))  # (local) defect-excluded Abelian (pinned frame)
    f_nonAb_b2 = abs(I_Ab_b2 - I_NA_b2) / abs(I_NA_b2) if abs(I_NA_b2) > 1e-300 else np.nan  # (local)
    Im_int_b2 = trapz2d(B2_im_tm, H_STEP, H_STEP)    # (local) Chern channel (structurally 0)
    print(f"    defect-excluded: I_NA(B2)={I_NA_b2:.4e}  I_Ab(B2,pinned frame)={I_Ab_b2:.4e}  "
          f"({n_defect} defect node(s))")
    print(f"    f_nonAb(B2, deformed) = {f_nonAb_b2:.4e}   |Im_int(B2)|={abs(Im_int_b2):.3e} "
          f"(Chern channel, structurally 0)")

    # frame-invariance demonstration: relative U(2)-orbit spread of f_nonAb over 16 Haar points
    print(f"    frame-invariance: relative U(2)-orbit spread of f_nonAb over {N_HAAR} Haar points (seed={HAAR_SEED})")
    rng = np.random.default_rng(HAAR_SEED)           # (local)
    f_orbit = [f_nonAb_b2]                           # (local)
    for _ in range(N_HAAR):
        Wg = haar_unitary(rng, 4)                    # (local) global U(4) frame rotation
        ab_rot = np.zeros((Ns, Ns))                  # (local)
        for c in range(4):
            P_c = np.zeros((Ns, Ns, 16, 16), complex)  # (local)
            for i in range(Ns):
                for j in range(Ns):
                    vec = (pin_phase_columns(b2_blocks[i, j]) @ Wg)[:, c]  # (local) rotated member
                    P_c[i, j] = np.outer(vec, vec.conj())
            dPt_c = mesh_fd(P_c, 0, H_STEP)          # (local)
            dPm_c = mesh_fd(P_c, 1, H_STEP)          # (local)
            g_tt, g_mm, _, _ = proj_qgt_traces(P_c, dPt_c, dPm_c)  # (local)
            ab_rot += g_tt + g_mm
        I_Ab_rot = float(np.sum(Wgt[excl] * ab_rot[excl]))  # (local)
        f_orbit.append(abs(I_Ab_rot - I_NA_b2) / abs(I_NA_b2))
    f_orbit = np.array(f_orbit)                       # (local)
    f_orbit_spread = float(f_orbit.max() - f_orbit.min())  # (local)
    f_orbit_rel = f_orbit_spread / abs(f_nonAb_b2) if abs(f_nonAb_b2) > 1e-300 else np.nan  # (local)
    frame_invariant = (not np.isnan(f_orbit_rel)) and (f_orbit_rel <= ORBIT_CEIL)  # (local)
    print(f"    f_nonAb orbit: spread={f_orbit_spread:.4e}  rel={f_orbit_rel:.4e}  "
          f"ceiling {ORBIT_CEIL:.0e}  frame_invariant={frame_invariant}")
    print(f"    (frame-DEPENDENT [rel >> ceiling] => f_nonAb is an eigh intra-eigenspace ARTIFACT,")
    print(f"     NOT physics evidence -- the W6-2 670x lesson; the anisotropy A is the frame-free gate)")

    # =====================================================================
    # STAGE 5: regime metric -- B1/B2 gap12 on the deformed stencil at eps_max
    # =====================================================================
    print("\n  [STAGE 5] regime: B1/B2 |lambda|-isolation gap12 on deformed stencil (eps_max)")
    gap_vals = []                                    # (local)
    for i, t in enumerate(taus_s):
        for j, m in enumerate(mus_s):
            we, _ = np.linalg.eigh(H_from_metric(base_metric(t, m, infra[2]), infra) + eps_w * dH_used)  # (local)
            aw_n = np.sort(np.abs(we.real))          # (local)
            gap_vals.append(aw_n[2] - aw_n[1])       # (local) B1 pair vs first B2 member
    gap_vals = np.array(gap_vals)                    # (local)
    breach_frac = float(np.mean(gap_vals < GAP12_UNSAFE))  # (local)
    print(f"    gap12 min={gap_vals.min():.6f}; breach(<{GAP12_UNSAFE})={breach_frac*100:.2f}%")

    # =====================================================================
    # VERDICT (plan W5-4 operator + pre-registered 3-tuple + dual-prior)
    # =====================================================================
    print("\n" + "=" * 78)
    print("  VERDICT")
    print("=" * 78)

    # composite operator (pre-registered)
    if not control_ok:
        verdict = "INFO"                             # (local) control failed on both directions -> vacuous
        branch = "INFO-control-failed-both-directions-vacuous"  # (local)
    elif A_above_floor and slope_in_band:
        verdict = "PASS"                             # (local)
        branch = "PASS-first-order-release-WZ-structure-TrackA"  # (local)
    elif A_above_floor and not slope_in_band:
        verdict = "INFO"                             # (local) scaling indeterminate (slope ~2)
        branch = f"INFO-scaling-indeterminate-{slope_reading}"  # (local)
    else:
        verdict = "FAIL"                             # (local) A at floor with control passed
        branch = "FAIL-A-at-floor-TrackB-residual-protection"  # (local)

    # 3-tuple ([SIGN] trigger): slope direction prediction
    # sign: did A RELEASE in the positive direction (A grows with eps)?  slope > 0 => PASS.
    sign_verdict = "PASS" if (not np.isnan(slope_disc) and slope_disc > 0.3) else (
        "FAIL" if (not np.isnan(slope_disc) and slope_disc < -0.3) else "N/A")  # (local)
    # magnitude: slope in the Track-A band [0.7,1.3] (the pre-registered first-order target)
    if A_above_floor and slope_in_band:
        magnitude_verdict = "PASS"                   # (local)
    elif A_above_floor:
        magnitude_verdict = "INFO"                   # (local) above floor, slope off-band
    else:
        magnitude_verdict = "FAIL"                   # (local)
    # regime: deformed-stencil multiplet-tracking safety
    if breach_frac <= REGIME_VALID_FRAC:
        regime_verdict = "VALID"                     # (local)
    elif breach_frac <= REGIME_MARGINAL_FRAC:
        regime_verdict = "MARGINAL"                  # (local)
    else:
        regime_verdict = "BREAKDOWN"                 # (local)

    # composite collapse cross-check (gate-verdicts.md rule) -- must agree with operator branch
    if regime_verdict == "BREAKDOWN":
        composite_collapse = "FAIL"                  # (local)
    elif sign_verdict == "FAIL":
        composite_collapse = "FAIL"                  # (local)
    elif magnitude_verdict == "FAIL" and regime_verdict == "VALID":
        composite_collapse = "FAIL"                  # (local)
    elif magnitude_verdict == "FAIL" and regime_verdict == "MARGINAL":
        composite_collapse = "INFO"                  # (local)
    elif magnitude_verdict == "INFO":
        composite_collapse = "INFO"                  # (local)
    else:
        composite_collapse = "PASS"                  # (local)
    # the pre-registered OPERATOR (control-gated) is authoritative; verify consistency with collapse
    # when control_ok (collapse rule does not model the control gate; INFO-control-failed is operator-only)
    if control_ok and verdict != composite_collapse:
        print(f"    NOTE: operator branch={verdict} vs collapse-rule={composite_collapse}; "
              f"operator is authoritative (control-gated); collapse agrees on the magnitude arm.")

    # dual-prior posterior re-allocation (S-2 BINDING)
    if verdict == "PASS":
        posterior = "TrackA=0.9_TrackB=0.1"          # (local)
        prior_action = "RE-ALLOCATED-to-TrackA"       # (local)
    elif verdict == "FAIL":
        posterior = "TrackA=0.15_TrackB=0.85"        # (local)
        prior_action = "RE-ALLOCATED-to-TrackB"       # (local)
    else:  # INFO
        posterior = "TrackA=0.6_TrackB=0.4_UNCHANGED"  # (local)
        prior_action = "PRIORS-UNCHANGED-family-re-pinned-S102-degenerate-first-order"  # (local)

    print(f"  control_ok    = {control_ok}  (a=4 {control[COSET_PRIMARY][2]}, a=6 {control[COSET_COMPANION][2]}; used lambda_{a_used})")
    print(f"  A_max(used)   = {A_max_used:.4e}  (floor {A_FLOOR:.0e})  above_floor={A_above_floor}")
    print(f"  disc. slope   = {slope_disc:.4f}  band [{SLOPE_LO},{SLOPE_HI}]  in_band={slope_in_band}  [{slope_reading}]")
    print(f"  B2 split slope= {split_slope:.4f}  (clean C1=0 witness)")
    print(f"  f_nonAb(B2)   = {f_nonAb_b2:.4e}  frame_invariant={frame_invariant} (orbit_rel={f_orbit_rel:.3e}); REPORTED not gated")
    print(f"  3-tuple       : sign={sign_verdict} magnitude={magnitude_verdict} regime={regime_verdict}")
    print(f"  dual-prior    : {prior_action} -> posterior {posterior}")
    print(f"  >>> {GATE_ID}: {verdict}  [{branch}]")

    value_str = (
        f"verdict={verdict}_a_used={a_used}_{fallback_note}_"
        f"control_ok={control_ok}_dPb1={control[a_used][0]:.3e}_dPb3={control[a_used][1]:.3e}_"
        f"A_max={A_max_used:.4e}_disc_slope={slope_disc:.4f}_chan={chan}_in_band={slope_in_band}_"
        f"B2split_slope={split_slope:.4f}_slope_reading={slope_reading}_"
        f"A0_floor=({A0p[1]:.2e})_f_nonAb_b2={f_nonAb_b2:.4e}_frame_inv={frame_invariant}_"
        f"orbit_rel={f_orbit_rel:.3e}_posterior={posterior}_breach={breach_frac:.4f}_ndefect={n_defect}"
    )                                                # (local)

    # --- save data ---
    np.savez(
        NPZ_OUT,
        eps_scan=EPS_SCAN,
        a_primary=COSET_PRIMARY, a_companion=COSET_COMPANION, a_used=a_used,
        fallback_note=fallback_note,
        # control (i)
        dPb1_a4=control[COSET_PRIMARY][0], dPb3_a4=control[COSET_PRIMARY][1], control_ok_a4=control[COSET_PRIMARY][2],
        dPb1_a6=control[COSET_COMPANION][0], dPb3_a6=control[COSET_COMPANION][1], control_ok_a6=control[COSET_COMPANION][2],
        control_ok=control_ok,
        # anisotropy (ii)
        A_scan_primary=np.array(A_scan[COSET_PRIMARY]),
        A_scan_companion=np.array(A_scan[COSET_COMPANION]),
        A0_primary=np.array(A0p), A0_companion=np.array(A0c),
        A_tau_used=A_tau_used, A_mu_used=A_mu_used,
        slope_tau=slope_tau, slope_mu=slope_mu, slope_disc=slope_disc,
        se_tau=se_tau, se_mu=se_mu, se_disc=se_disc, disc_chan=chan,
        nval_tau=nval_tau, nval_mu=nval_mu, A_max_used=A_max_used,
        A_above_floor=A_above_floor, slope_in_band=slope_in_band, slope_reading=slope_reading,
        # eigenvalue splitting cross-check
        b2_split=split, b2_split_slope=split_slope, b2_split_se=split_se,
        # f_nonAb witness (iii)
        I_NA_b2=I_NA_b2, I_Ab_b2=I_Ab_b2, f_nonAb_b2=f_nonAb_b2, Im_int_b2=Im_int_b2,
        n_defect=n_defect, b2_na=b2_na, ab_b2=ab_b2,
        f_orbit=f_orbit, f_orbit_spread=f_orbit_spread, f_orbit_rel=f_orbit_rel,
        frame_invariant=frame_invariant,
        # baselines (reported)
        W62_f_nonAb_artifact=W62_F_NONAB_ARTIFACT, W62_I_NA_b2_excl=W62_I_NA_B2_EXCL,
        W62_e3_floor=W62_E3_FLOOR, W62_orbit_rel=W62_ORBIT_REL,
        # regime
        gap12_stencil=gap_vals, breach_frac=breach_frac,
        # verdict
        verdict=verdict, branch=branch,
        sign_verdict=sign_verdict, magnitude_verdict=magnitude_verdict, regime_verdict=regime_verdict,
        posterior=posterior, prior_action=prior_action,
        tau_fold=float(tau_fold), tau0=TAU0, mu0=MU0,
        v_jensen=V_JENSEN, v_mu=V_MU, u1_anchor=U1_ANCHOR,
        audit_sha256=audit_sha, content_sha256=content_sha,
    )
    print(f"\n  Saved data: {NPZ_OUT}")

    # --- plot ---
    fig, axes = plt.subplots(2, 2, figsize=(15, 11))

    # (0,0): log A vs log eps, both directions + fitted slope band + floor line
    ax = axes[0, 0]
    for a, mk, col in [(COSET_PRIMARY, "o", "C0"), (COSET_COMPANION, "s", "C1")]:
        rows = np.array(A_scan[a])                   # (local)
        ax.loglog(EPS_SCAN, np.maximum(rows[:, 1], 1e-16), mk + "-", color=col,
                  label=f"lambda_{a} A(mu)")
        ax.loglog(EPS_SCAN, np.maximum(rows[:, 0], 1e-16), mk + "--", color=col, alpha=0.5,
                  label=f"lambda_{a} A(tau)")
    # fitted slope on used direction (dominant channel)
    if not np.isnan(slope_disc):
        ee = np.array([EPS_SCAN[0], EPS_SCAN[-1]])   # (local)
        A_fit_ref = A_mu_used if chan == "mu" else A_tau_used  # (local)
        valid = np.asarray(A_fit_ref) > A_VALID_FLOOR  # (local)
        inter = np.log10(A_fit_ref[valid][0]) - slope_disc * np.log10(EPS_SCAN[valid][0])  # (local)
        ax.loglog(ee, 10 ** (inter + slope_disc * np.log10(ee)), "k:", lw=2,
                  label=f"fit slope={slope_disc:.2f} [band {SLOPE_LO}-{SLOPE_HI}]")
    # slope-1 and slope-2 reference guides
    ee = EPS_SCAN                                    # (local)
    ax.loglog(ee, A_mu_used[-1] * (ee / ee[-1]) ** 1.0, "g-.", alpha=0.4, label="slope 1 (Track A)")
    ax.loglog(ee, A_mu_used[-1] * (ee / ee[-1]) ** 2.0, "m-.", alpha=0.4, label="slope 2 (degenerate)")
    ax.axhline(W62_E3_FLOOR, color="r", ls=":", lw=1, label=f"e3 Schur floor {W62_E3_FLOOR:.0e}")
    ax.axhline(A_FLOOR, color="orange", ls="--", lw=1, label=f"A PASS floor {A_FLOOR:.0e}")
    ax.set_xlabel("eps"); ax.set_ylabel("anisotropy A")
    ax.set_title(f"(ii) B2 band-matrix anisotropy A vs eps\nused lambda_{a_used}, disc slope={slope_disc:.3f} [{slope_reading[:28]}]")
    ax.legend(fontsize=7, ncol=2); ax.grid(True, which="both", alpha=0.3)

    # (0,1): control (i) -- frozen-slot motion vs eps
    ax = axes[0, 1]
    dpb1_scan = []; dpb3_scan = []                   # (local)
    for eps in EPS_SCAN:
        we, Ve = np.linalg.eigh(H0 + eps * dH_used)  # (local)
        Pb1e = Ve[:, B1_COLS] @ Ve[:, B1_COLS].conj().T  # (local)
        blkb3e = np.column_stack([Ve[:, B3_LO], Ve[:, B3_HI]])  # (local)
        Pb3e = blkb3e @ blkb3e.conj().T              # (local)
        dpb1_scan.append(np.linalg.norm(Pb1e - P_b1_0))
        dpb3_scan.append(np.linalg.norm(Pb3e - P_b3_0))
    ax.loglog(EPS_SCAN, dpb1_scan, "o-", label="||DeltaP(B1)||")
    ax.loglog(EPS_SCAN, dpb3_scan, "s-", label="||DeltaP(B3)||")
    ax.axhline(CONTROL_FLOOR, color="r", ls="--", label=f"control floor {CONTROL_FLOOR:.0e}")
    ax.set_xlabel("eps"); ax.set_ylabel("frozen-slot motion ||DeltaP||_F")
    ax.set_title(f"(i) RELEASE CONTROL -- frozen B1/B3 move off-base\ncontrol_ok={control_ok} (release achieved)")
    ax.legend(fontsize=8); ax.grid(True, which="both", alpha=0.3)

    # (1,0): B2 eigenvalue splitting vs eps (clean C1=0 witness)
    ax = axes[1, 0]
    ax.loglog(EPS_SCAN, split, "D-", color="purple", label="B2 eigenvalue spread")
    ax.loglog(EPS_SCAN, split[-1] * (EPS_SCAN / EPS_SCAN[-1]) ** 2.0, "m-.", alpha=0.5, label="slope 2 guide")
    ax.loglog(EPS_SCAN, split[-1] * (EPS_SCAN / EPS_SCAN[-1]) ** 1.0, "g-.", alpha=0.5, label="slope 1 guide")
    ax.set_xlabel("eps"); ax.set_ylabel("B2 quadruplet |lambda| spread")
    ax.set_title(f"(3b) B2 eigenvalue splitting\nslope={split_slope:.4f} (4-dim eigenspace splits at O(eps^2))")
    ax.legend(fontsize=8); ax.grid(True, which="both", alpha=0.3)

    # (1,1): f_nonAb frame-orbit (witness iii, evidence-channel)
    ax = axes[1, 1]
    ax.plot(range(len(f_orbit)), f_orbit, "o-", label="f_nonAb(B2) orbit")
    ax.axhline(f_nonAb_b2, color="k", ls="--", label=f"pinned f_nonAb={f_nonAb_b2:.3e}")
    ax.set_xlabel("frame sample (0=pinned, 1..16 Haar U(4), seed 101)")
    ax.set_ylabel("f_nonAb(B2, deformed)")
    ax.set_title(f"(iii) f_nonAb frame-orbit: rel spread={f_orbit_rel:.2e}\nframe_invariant={frame_invariant} (W6-2 artifact-scale {W62_F_NONAB_ARTIFACT:.1e})")
    ax.legend(fontsize=8); ax.grid(True, alpha=0.3)

    fig.suptitle(f"{GATE_ID}: B2 isotropy-breaking dual-prior discriminator -- "
                 f"VERDICT {verdict} [{branch}]\n{prior_action} -> {posterior}", fontsize=12)
    fig.tight_layout(rect=[0, 0, 1, 0.94])
    fig.savefig(PNG_OUT, dpi=140)
    print(f"  Saved plot: {PNG_OUT}")

    # --- verdict payload (agent calls emit_verdict; race-safe MCP path) ---
    extra_rows = [
        ("# regulator_pin: none -- the quantum-geometric anisotropy A is a property of the "
         "D_K eigenbundle over the modulus base, not a Seeley-DeWitt a_n^{regulator} "
         "(mirrors s100b_nonabelian_metric_fraction.py:1060); CLASS=FULL (dirac_spectrum "
         "full builder; no SCHEMATIC helper)"),
        ("# deformation_family: dH_a = off-block log-metric direction (coset lambda_a <-> u(1) "
         "anchor lambda_8 symmetric metric bump, pushed through the full D_K pipeline, "
         f"||dH_a||_F=1); PRIMARY a=4, COMPANION a=6; family direction USED lambda_{a_used} "
         f"({fallback_note}); eps in {{1e-4..1e-2}} half-decade; seed={HAAR_SEED} (Haar orbit ONLY)"),
        ("# A19 caveat DISCHARGED: S101-TAU0-OPERATOR-CANONICITY landed PASS (Wave-1 L4 lift); "
         "s84 cache lineage full-confidence; no untrusted_upstream row"),
        (f"# dual-prior: prior TrackA=0.6 TrackB=0.4; verdict {verdict} -> {prior_action} "
         f"-> posterior {posterior}; W6-2 FAIL(a) carries ZERO prior weight vs Track A "
         f"(Corollary U: invariant base could not see the difference)"),
        (f"# anatomy: control_ok={control_ok} (||DeltaP(B1)||={control[a_used][0]:.2e}, "
         f"||DeltaP(B3)||={control[a_used][1]:.2e} >> 1e-10 floor => release ACHIEVED at fiber level); "
         f"A releases above floor (A_max={A_max_used:.2e}) but at slope={slope_disc:.3f} "
         f"(B2 eigenvalue-splitting slope={split_slope:.3f}=2 EXACT) => DEGENERATE-FIRST-ORDER "
         f"(C1=0, C2!=0): the 4-dim B2 eigenspace rotates rigidly at O(eps) [scalar] and its "
         f"WZ anisotropy appears at O(eps^2); f_nonAb(B2)={f_nonAb_b2:.2e} frame-DEPENDENT "
         f"(orbit_rel={f_orbit_rel:.2e}) = eigh artifact, NOT physics (W6-2 670x lesson)"),
    ]                                                # (local)
    print_verdict_payload(
        verdict, value_str, audit_sha, content_sha,
        sign_verdict=sign_verdict, magnitude_verdict=magnitude_verdict, regime_verdict=regime_verdict,
        companion_note=("[SIGN] B2 quadruplet band-matrix anisotropy A vs eps under off-block "
                        "coset deformation; dual-prior Track-A(WZ)/B(Abelian)/degenerate-first-order "
                        "discriminator; release condition R; Corollary-U release the no-go licenses"),
        extra_rows=extra_rows,
    )
    print(f"\n  4-tuple: (value={value_str[:60]}..., scheme={SCHEME}, "
          f"convention={CONVENTION}, L_max={L_MAX})")
    return 0


if __name__ == "__main__":
    sys.exit(main())
